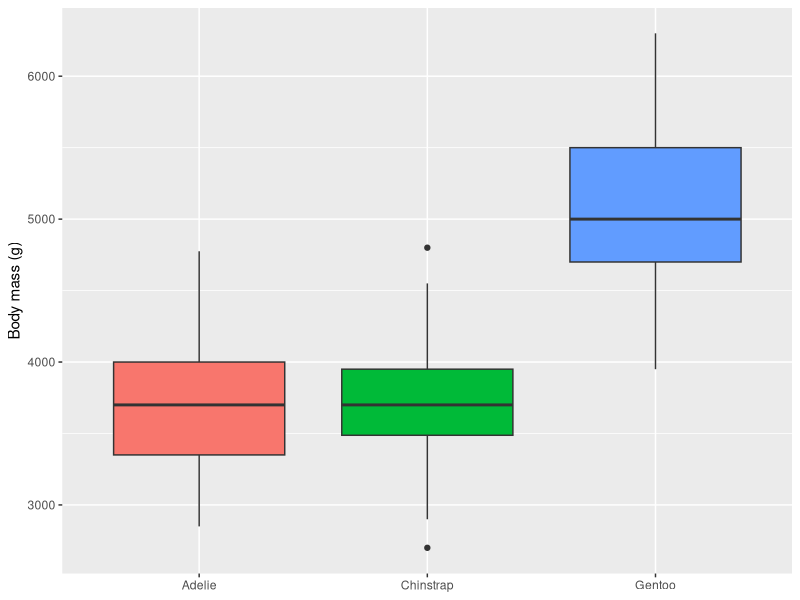

Recreate this plot in R.
## ---- chunk 1
#| label: setup
#| message: false
library(dplyr)
library(ggplot2)
data(penguins)
penguins <- penguins |> filter(!is.na(bill_len), !is.na(bill_dep), !is.na(body_mass))
## ---- chunk 2
#| label: fig-mass
#| fig-cap: "Body mass by species."
#| fig-alt: "Boxplot of penguin body mass in grams by species; Gentoo is the heaviest, Adelie and Chinstrap overlap."
ggplot(penguins, aes(species, body_mass, fill = species)) +
  geom_boxplot(show.legend = FALSE) +
  labs(x = NULL, y = "Body mass (g)")
## ---- chunk 3
#| label: tbl-means
#| tbl-cap: "Mean measurements by species."
penguins |>
  summarise(
    bill_len = mean(bill_len),
    bill_dep = mean(bill_dep),
    body_mass = mean(body_mass),
    .by = species
  ) |>
  knitr::kable(digits = 1)
